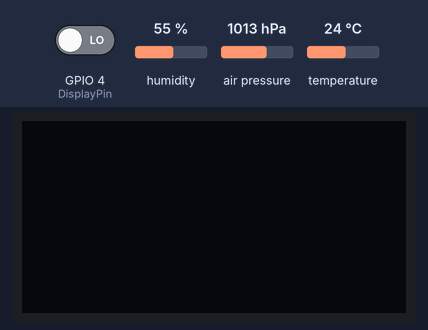
A sketch run on a simulated ESP32. On the bench: 128×64 one-colour display. Inputs (shaded band) come from the test bench; at power-on: GPIO 4 (DisplayPin) LOW, air pressure 1013 hPa, humidity 55 %, temperature 24 °C. WiFi joins after 1.5 s; servers stay silent unless stated; the display library's start-up logo is not drawn; uploads are accepted with an empty reply; what the sketch prints to the serial monitor is not drawn.

Above: at 2.7 s.
2.8 s: GPIO 4 (DisplayPin) driven HIGH
At 3.5 s:
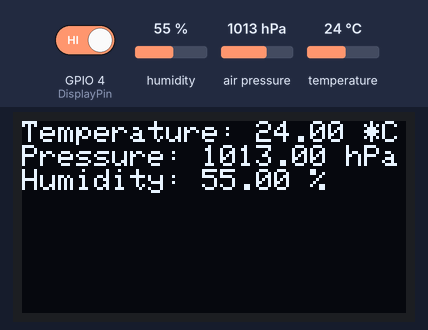
6.8 s: air pressure set to 952 hPa
At 9.6 s:
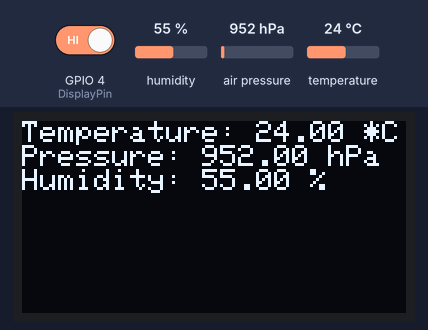
9.9 s: air pressure set to 1000 hPa
13.9 s: humidity set to 22 %
At 16.0 s:
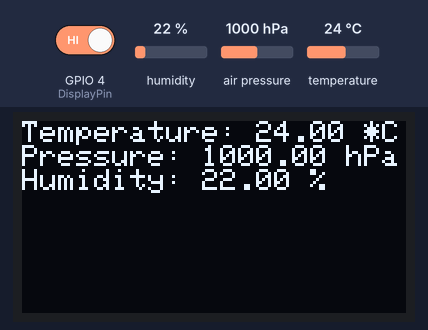
16.3 s: temperature set to 12 °C
At 20.9 s:
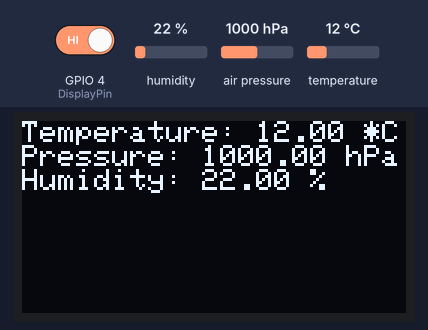
Timing chart, 0 to 21.3 s (numbered marks = the images above; inputs shaded):
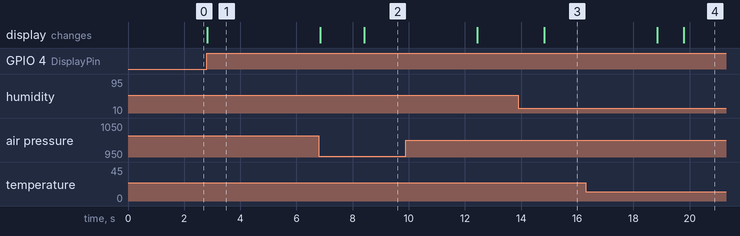

The sketch:

Bme280project_without_DeepSleep.ino
```cpp
/*
Who: Kassandra Karger, Laurin Wandel (kaka1024, wala1011 - Laurin.Wandel@web.de)
When: 19.11.2022
What: Readout of BME280 in defined cycle.
Used fpr Power consumption test.

Lolin32 Lite with BME280 and SSD1306

Development: Arduino IDE 2.0.1
Port: GPIO 5 --> DIN
GND --> GND
3,3V --> +5V
*/

#include <Wire.h>
#include <Adafruit_Sensor.h>
#include <Adafruit_BME280.h>
#include <Adafruit_GFX.h>
#include <Adafruit_SSD1306.h>

#include "WiFiClientSecure.h"
#include <WiFi.h>
#include <HTTPClient.h>

//int long cycle = 10000000;    //Cycle time in microseconds (must be higher than 5 seconds)


const char* ssid     = "WIFI_Name";
const char* password = "WIFI_Password";

const char* server = "script.google.com";  // Server URL
const char* key = "AKfycbzX9wwUrPA0tzw8yjO00H1P9aHWGG4u-wQfClPQYbAZhvVfkP6rqUwULGwXuvCI6Cua"; // google script key

int DisplayPin = 4;
long int t;
long int t_end;


#define debug true

#define I2C_SDA 23
#define I2C_SCL 19

#define OLED_RESET -1

#define SEALEVELPRESSURE_HPA (1013.25)

//Wificlient anlegen
WiFiClientSecure client;
//BME280 anlegen
Adafruit_BME280 bme;
//Display anlegen
Adafruit_SSD1306 display(128, 64, &Wire, OLED_RESET);

void setup() {
  pinMode(DisplayPin, INPUT);

  Serial.begin(9600);

  init_Display_BME();               //Init Display and BME

  //switch_database_display();        //switch between uploading measurement to database and showing measurement on display

  Serial.println("Warte auf Verbindung");
  WiFi.begin(ssid, password);

  int abbruch=0;
  while (WiFi.status() != WL_CONNECTED)
  {
    delay(500);
    Serial.print(".");
    abbruch++;
    if (abbruch==20)ESP.restart();
  }
  Serial.println("");
  Serial.print("IP Addresse: ");
  Serial.println(WiFi.localIP());
}

void loop() {

  uploadValues();

}

void init_Display_BME(){
  Wire.begin(I2C_SDA, I2C_SCL);

  if(!display.begin(SSD1306_SWITCHCAPVCC, 0x3C)) {
    Serial.println(F("SSD1306 allocation failed"));
    for(;;); // Don't proceed, loop forever
  }
  display.display();
  delay(10);
  display.clearDisplay();
  display.display();
  display.setTextSize(1.2);
  display.setTextColor(WHITE);

  bool status;
  status = bme.begin(0x76);
  if (!status) {
    Serial.println("Could not find a valid BME280 sensor, check wiring!");
    while (1);
  }
}


void uploadValues() {
  digitalWrite(DisplayPin, LOW);

  t = millis();
  t_end = t + 1000;
  String URL="https://script.google.com/macros/s/";
  URL += key;
  URL += "/exec?";
  URL += "1_Spalte=";
  URL += bme.readTemperature();
  URL += "&2_Spalte=";
  URL += (bme.readPressure() / 100.0F);
  URL += "&3_Spalte=";
  URL += bme.readHumidity();
  t = millis();
  while (t <= t_end) {
    if  (digitalRead(DisplayPin) == HIGH) {
      printOnDisplay();
      digitalWrite(DisplayPin, LOW);

    }
    t = millis();
  }
  Serial.println("1");
  Serial.println(URL);

  t_end = t_end + 1000;
  URL += "&4_Spalte=";
  URL += bme.readTemperature();
  URL += "&5_Spalte=";
  URL += (bme.readPressure() / 100.0F);
  URL += "&6_Spalte=";
  URL += bme.readHumidity();
  t = millis();
  while (t <= t_end) {
    if  (digitalRead(DisplayPin) == HIGH) {
      printOnDisplay();
      digitalWrite(DisplayPin, LOW);
    }

    t = millis();
  }
  Serial.println("2");
  Serial.println(URL);

  t_end = t_end + 1000;
  URL += "&7_Spalte=";
  URL += bme.readTemperature();
  URL += "&8_Spalte=";
  URL += (bme.readPressure() / 100.0F);
  URL += "&9_Spalte=";
  URL += bme.readHumidity();
  t = millis();
  while (t <= t_end) {
    if  (digitalRead(DisplayPin) == HIGH) {
      printOnDisplay();
      digitalWrite(DisplayPin, LOW);

    }
    t = millis();
  }
  Serial.println("3");
  Serial.println(URL);

  t_end = t_end + 1000;
  URL += "&10_Spalte=";
  URL += bme.readTemperature();
  URL += "&11_Spalte=";
  URL += (bme.readPressure() / 100.0F);
  URL += "&12_Spalte=";
  URL += bme.readHumidity();
  t = millis();
  while (t <= t_end) {
    if  (digitalRead(DisplayPin) == HIGH) {
      printOnDisplay();
      digitalWrite(DisplayPin, LOW);

    }
    t = millis();
  }
  Serial.println("4");
  Serial.println(URL);

  t_end = t_end + 1000;
  URL += "&13_Spalte=";
  URL += bme.readTemperature();
  URL += "&14_Spalte=";
  URL += (bme.readPressure() / 100.0F);
  URL += "&15_Spalte=";
  URL += bme.readHumidity();
  t = millis();
  while (t <= t_end) {
    if  (digitalRead(DisplayPin) == HIGH) {
      printOnDisplay();
      digitalWrite(DisplayPin, LOW);

    }
    t = millis();
  }
  Serial.println("5");
  Serial.println(URL);

  t_end = t_end + 1000;
  URL += "&16_Spalte=";
  URL += bme.readTemperature();
  URL += "&17_Spalte=";
  URL += (bme.readPressure() / 100.0F);
  URL += "&18_Spalte=";
  URL += bme.readHumidity();
  t = millis();
  while (t <= t_end) {
    if  (digitalRead(DisplayPin) == HIGH) {
      printOnDisplay();
      digitalWrite(DisplayPin, LOW);

    }
    t = millis();
  }
  Serial.println("6");
  Serial.println(URL);

  t_end = t_end + 1000;
  URL += "&19_Spalte=";
  URL += bme.readTemperature();
  URL += "&20_Spalte=";
  URL += (bme.readPressure() / 100.0F);
  URL += "&21_Spalte=";
  URL += bme.readHumidity();
  t = millis();
  while (t <= t_end) {
    if  (digitalRead(DisplayPin) == HIGH) {
      printOnDisplay();
      digitalWrite(DisplayPin, LOW);

    }
    t = millis();
  }
  Serial.println("7");
  Serial.println(URL);

  t_end = t_end + 1000;
  URL += "&22_Spalte=";
  URL += bme.readTemperature();
  URL += "&23_Spalte=";
  URL += (bme.readPressure() / 100.0F);
  URL += "&24_Spalte=";
  URL += bme.readHumidity();
  t = millis();
  while (t <= t_end) {
    if  (digitalRead(DisplayPin) == HIGH) {
      printOnDisplay();
      digitalWrite(DisplayPin, LOW);

    }

    t = millis();
  }
  Serial.println("8");
  Serial.println(URL);

  t_end = t_end + 1000;
  URL += "&25_Spalte=";
  URL += bme.readTemperature();
  URL += "&26_Spalte=";
  URL += (bme.readPressure() / 100.0F);
  URL += "&27_Spalte=";
  URL += bme.readHumidity();
  t = millis();
  while (t <= t_end) {
    if  (digitalRead(DisplayPin) == HIGH) {
      printOnDisplay();

    }
    t = millis();
  }
  Serial.println("9");
  Serial.println(URL);

  URL += "&28_Spalte=";
  URL += bme.readTemperature();
  URL += "&29_Spalte=";
  URL += (bme.readPressure() / 100.0F);
  URL += "&30_Spalte=";
  URL += bme.readHumidity();

  Serial.println("10");
  Serial.println(URL);


  if ((WiFi.status() == WL_CONNECTED)) { //Noch verbunden?

    HTTPClient http;

    http.begin(URL); //Specify the URL                                //verbindung zum Skript aufbauen
    int httpCode = http.GET();                                        //sende den Link an das Skript
    http.end(); //Free the resources
  if(debug)Serial.println("Gesendet.");
  }
  else
  {
  Serial.println("keine Verbindung mehr. Esp startet neu");
  ESP.restart();
  }

  Serial.print("Temperature = ");
  Serial.print(bme.readTemperature());
  Serial.println(" *C");

  Serial.print("Pressure = ");
  Serial.print(bme.readPressure() / 100.0F);
  Serial.println(" hPa");

  Serial.print("Humidity = ");
  Serial.print(bme.readHumidity());
  Serial.println(" %");

  Serial.println();
}

void printOnDisplay() {

  display.setCursor(0,0);
  display.clearDisplay();

  display.print("Temperature: "); display.print(bme.readTemperature()); display.println(" *C");

  display.print("Pressure: "); display.print(bme.readPressure() / 100.0F); display.println(" hPa");

  display.print("Humidity: "); display.print(bme.readHumidity()); display.println(" %");

  Serial.println();
  display.display();
  delay(4000);
  display.clearDisplay();
  display.display();
 }
```

Measured:
- after the input at 2.8 s, the display: changes at once (image 1)
- after the input at 6.8 s, the display: first differs from a run without the input after 1.6 s (image 2)
- after the input at 13.9 s, the display: changes after 0.92 s (image 3)
- after the input at 16.3 s, the display: first differs from a run without the input after 3.5 s (image 4)
